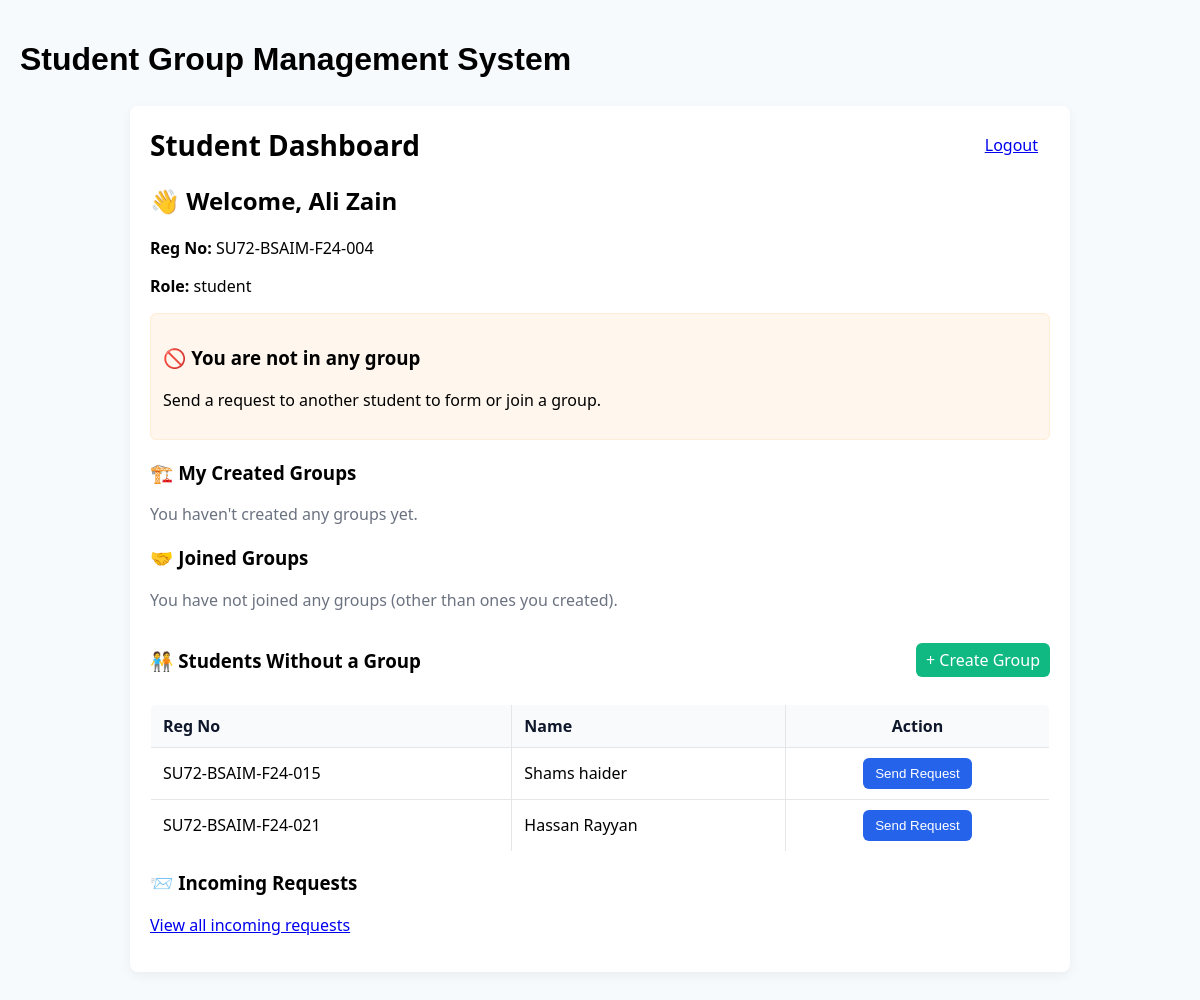
Page /dashboard (signed in) on the committed database.
### tables this page shows
CREATE TABLE students (
                    id INTEGER PRIMARY KEY AUTOINCREMENT,
                    reg_no TEXT UNIQUE NOT NULL,
                    name TEXT,
                    password TEXT,
                    role TEXT DEFAULT 'student',
                    group_id INTEGER,
                    FOREIGN KEY (group_id) REFERENCES groups(id)
                );

### app.py (the view)
@app.route('/dashboard')
def dashboard():
    if 'user' not in session:
        return redirect(url_for('login'))
    user = session['user']
    conn = get_db_connection()
    group = conn.execute('''
        SELECT g.* FROM groups g
        JOIN group_members gm ON g.id = gm.group_id
        WHERE gm.student_id = ?
    ''', (user['id'],)).fetchone()
    created_rows = conn.execute('''
        SELECT g.id, g.name, g.purpose, g.leader_id, g.created_at,
               (SELECT COUNT(*) FROM group_members gm WHERE gm.group_id = g.id) as member_count
        FROM groups g
        WHERE g.leader_id = ?
        ORDER BY g.created_at DESC
    ''', (user['id'],)).fetchall()
    joined_rows = conn.execute('''
        SELECT g.id, g.name, g.purpose, g.leader_id, g.created_at,
               (SELECT COUNT(*) FROM group_members gm WHERE gm.group_id = g.id) as member_count
        FROM groups g
        JOIN group_members gm ON g.id = gm.group_id
        WHERE gm.student_id = ? AND g.leader_id != ?
        ORDER BY g.created_at DESC
    ''', (user['id'], user['id'])).fetchall()
    def fmt_row(r):
        d = dict(r)
        raw = d.get('created_at')
        if raw:
            try:
                dt = datetime.datetime.strptime(raw, '%Y-%m-%d %H:%M:%S')
                d['created_at'] = dt.strftime('%b %d, %Y')
            except Exception:
                pass
        else:
            d['created_at'] = ''
        return d
    created_groups = [fmt_row(r) for r in created_rows]
    joined_groups = [fmt_row(r) for r in joined_rows]
    if user.get('role') == 'admin':
        ungrouped_students = conn.execute('''
            SELECT s.* FROM students s
            LEFT JOIN group_members gm ON s.id = gm.student_id
            WHERE gm.group_id IS NULL AND s.id != ?
        ''', (user['id'],)).fetchall()
    else:
        ungrouped_students = conn.execute('''
            SELECT s.* FROM students s
            LEFT JOIN group_members gm ON s.id = gm.student_id
            WHERE gm.group_id IS NULL AND s.id != ? AND s.role != 'admin'
        ''', (user['id'],)).fetchall()
    conn.close()
    return render_template(
        'dashboard.html',
        user=user,
        group=group,
        ungrouped_students=ungrouped_students
    )

### app.py (called while the page is built)
@app.before_request
def ensure_csrf():
    if 'csrf_token' not in session:
        session['csrf_token'] = secrets.token_hex(16)

def get_db_connection():
    conn = sqlite3.connect('database.db')
    conn.row_factory = sqlite3.Row
    return conn

### templates/dashboard.html (shortened to what this page needs)
<!DOCTYPE html>
<html lang="en">
<head>
    <div class="flex items-center justify-center h-screen bg-gray-100">
        <h1 class="text-2xl font-bold text-gray-800">
            Student Group Management System
        </h1>
    </div>
</head>
<body>
    <div class="container" style="font-family: 'Segoe UI', Roboto, Arial, sans-serif;">
        <header style="display:flex;justify-content:space-between;align-items:center;">
            <h1 style="margin:0;font-size:28px;">Student Dashboard</h1>
            <div>
                <a href="/logout" style="margin-right:12px;">Logout</a>
            </div>
        </header>
        <section style="margin-top:18px;">
            <h2>👋 Welcome, {{ user['name'] }}</h2>
            <p><strong>Reg No:</strong> {{ user['reg_no'] }}</p>
            <p><strong>Role:</strong> {{ user['role'] }}</p>
        </section>
        {% if group %}
        <section style="background:#f0fff4;border:1px solid #d1fae5;padding:12px;border-radius:6px;margin-top:12px;">
            <h3>📁 Your Group</h3>
            <p><strong>Group Name:</strong> {{ group['name'] }}</p>
            <p><strong>Purpose:</strong> {{ group['purpose'] }}</p>
            <div style="margin-top:8px;">
                {% if user.get('role') == 'admin' or group['leader_id'] == user['id'] %}
                <a href="{{ url_for('edit_group', group_id=group['id']) }}" class="button">Edit Group</a>
                <form method="POST" action="{{ url_for('delete_group', group_id=group['id']) }}"
                    style="display:inline-block;margin-left:8px;">
                    <input type="hidden" name="csrf_token" value="{{ session.csrf_token }}">
                    <button type="submit" class="button" style="background:#ef4444;">Delete</button>
                </form>
                {% endif %}
            </div>
        </section>
        {% else %}
        <section style="background:#fff7ed;border:1px solid #ffedd5;padding:12px;border-radius:6px;margin-top:12px;">
            <h3>🚫 You are not in any group</h3>
            <p>Send a request to another student to form or join a group.</p>
        </section>
        {% endif %}
        <section style="margin-top:20px;">
            <h3>🏗️ My Created Groups</h3>
            {% if created_groups and created_groups|length > 0 %}
            <div style="display:grid;grid-template-columns:1fr;gap:10px;margin-top:10px;">
                {% for g in created_groups %}
                <div
                    style="border:1px solid #e6eef6;padding:12px;border-radius:8px;background:#ffffff;display:flex;justify-content:space-between;align-items:center;">
                    <div>
                        <div style="font-weight:600;">{{ g['name'] }}</div>
                        <div style="color:#6b7280;font-size:13px;">Created: {{ g['created_at'] }}</div>
                        <div style="color:#374151;font-size:14px;margin-top:6px;">Members: {{ g['member_count'] }}</div>
                    </div>
                    <div style="display:flex;gap:8px;align-items:center;">
                        <a href="{{ url_for('group_detail', group_id=g['id']) }}" class="button"
                            style="background:#6b7280;">View</a>
                        {% if user.get('role') == 'admin' or g['leader_id'] == user['id'] %}
                        <a href="{{ url_for('edit_group', group_id=g['id']) }}" class="button">Edit</a>
                        <form method="POST" action="{{ url_for('delete_group', group_id=g['id']) }}"
                            style="display:inline-block;margin:0;">
                            <input type="hidden" name="csrf_token" value="{{ session.csrf_token }}">
                            <button type="submit" class="button" style="background:#ef4444;">Delete</button>
                        </form>
                        {% endif %}
                    </div>
                </div>
                {% endfor %}
            </div>
            {% else %}
            <p style="color:#6b7280;margin-top:8px;">You haven't created any groups yet.</p>
            {% endif %}
        </section>
        <section style="margin-top:20px;">
            <h3>🤝 Joined Groups</h3>
            {% if joined_groups and joined_groups|length > 0 %}
            <div style="display:grid;grid-template-columns:1fr;gap:10px;margin-top:10px;">
                {% for g in joined_groups %}
                <div
                    style="border:1px solid #eef6f1;padding:12px;border-radius:8px;background:#ffffff;display:flex;justify-content:space-between;align-items:center;">
                    <div>
                        <div style="font-weight:600;">{{ g['name'] }}</div>
                        <div style="color:#6b7280;font-size:13px;">Created: {{ g['created_at'] }}</div>
                        <div style="color:#374151;font-size:14px;margin-top:6px;">Members: {{ g['member_count'] }}</div>
                    </div>
                    <div style="display:flex;gap:8px;align-items:center;">
                        <a href="{{ url_for('group_detail', group_id=g['id']) }}" class="button">View</a>
                    </div>
                </div>
                {% endfor %}
            </div>
            {% else %}
            <p style="color:#6b7280;margin-top:8px;">You have not joined any groups (other than ones you created).</p>
            {% endif %}
        </section>
        <section style="margin-top:18px;">
            <div style="display:flex;align-items:center;justify-content:space-between;">
                <h3>🧑‍🤝‍🧑 Students Without a Group</h3>
                <div>
                    <a href="/create_group" class="button" style="background:#10b981;">+ Create Group</a>
                </div>
            </div>
            {% if ungrouped_students %}
            <table style="margin-top:12px;border:1px solid #e6e9ef;border-radius:6px;overflow:hidden;">
                <thead style="background:#f8fafc;color:#0f172a;font-weight:600;">
                    <tr>
                        <th style="padding:10px 12px;text-align:left;">Reg No</th>
                        <th style="padding:10px 12px;text-align:left;">Name</th>
                        <th style="padding:10px 12px;text-align:center;">Action</th>
                    </tr>
                </thead>
                <tbody>
                    {% for s in ungrouped_students %}
                    <tr style="border-top:1px solid #eef2f7;">
                        <td style="padding:10px 12px;">{{ s['reg_no'] }}</td>
                        <td style="padding:10px 12px;">{{ s['name'] }}</td>
                        <td style="padding:10px 12px;text-align:center;">
                            <button type="button" class="button ajax-send" data-id="{{ s['id'] }}"
                                style="background:#2563eb;padding:8px 12px;border-radius:6px;border:none;">Send
                                Request</button>
                        </td>
                    </tr>
                    {% endfor %}
                </tbody>
            </table>
            {% else %}
            <p>All students are already in groups!</p>
            {% endif %}
        </section>
        <section style="margin-top:18px;">
            <h3>📨 Incoming Requests</h3>
            <p><a href="{{ url_for('requests_view') }}">View all incoming requests</a></p>
        </section>
    </div>
</body>
</html>

### templates/dashboard.html (style rules this page uses)
body { font-family: Arial, Helvetica, sans-serif; background: #f7fafc; margin: 0; padding: 20px; }
.container { max-width: 900px; margin: 28px auto; background: white; padding: 20px; border-radius: 8px; box-shadow: 0 4px 12px rgba(0, 0, 0, .05); }
table { width: 100%; border-collapse: collapse; }
th, td { padding: 8px; border: 1px solid #e6e6e6; }
.button { background: #2563eb; color: white; padding: 6px 10px; border-radius: 6px; text-decoration: none; border: none; cursor: pointer; }

### rows in the picture
students: reg_no "SU72-BSAIM-F24-015", name "Shams haider"
students: reg_no "SU72-BSAIM-F24-021", name "Hassan Rayyan"

### other values in the picture
{{ user['name'] }} "Ali Zain"
{{ user['reg_no'] }} "SU72-BSAIM-F24-004"
{{ user['role'] }} "student"
